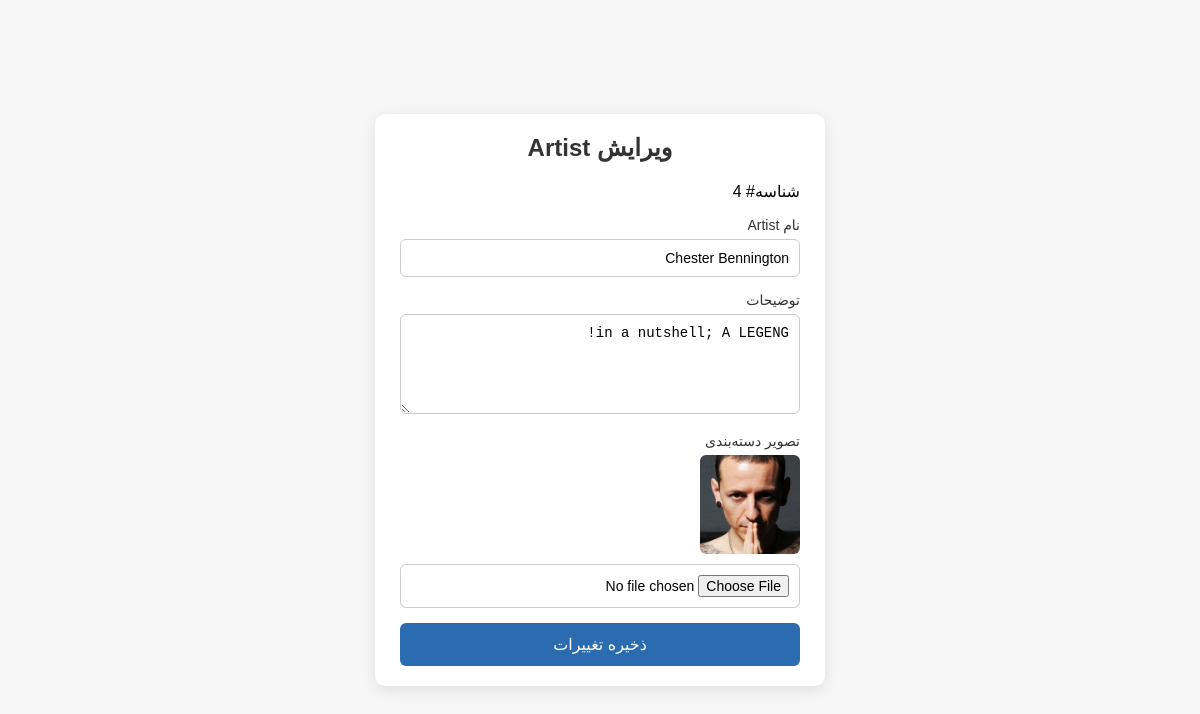
/view/Admin/artists/update.php?id=4, run on the app's committed database.
### tables this page shows
CREATE TABLE `artists` (
  `id` int(11) NOT NULL,
  `name` varchar(255) NOT NULL,
  `description` varchar(255) NOT NULL,
  `img` varchar(255) NOT NULL,
  `created_at` timestamp NOT NULL DEFAULT current_timestamp(),
  `updated_at` timestamp NULL DEFAULT NULL
);

### functions/helpers.php (called while the page is built, shortened)
<?php
function url_get($url , $id){
    return trim(BASE_URL," /"). "/".trim ($url,"/")."?id=$id";
}
function assets($path){
    return trim(BASE_URL," /"). "/public". "/".trim ($path,"/");
}
?>

### view/Admin/artists/update.php (the view, shortened to what this page needs)
<?php
require_once "../../../functions/helpers.php";
require_once "../../../functions/pdo.php";
$id = $_GET['id'];
$artist = $conn->query("SELECT * FROM `artists` WHERE id=$id")->fetch();
?>
<!DOCTYPE html>
<html lang="fa" dir="rtl">
<head>
</head>
<body>
    <div class="card">
        <h2>ویرایش Artist</h2>
        <form method="POST" action="<?= url_get('controller/artists/updateartists.php', $artist['id']) ?>" enctype="multipart/form-data">
            <p>شناسه# <?= $artist['id'] ?></p>
            <label>نام Artist</label>
            <input type="text" name="name" value="<?= $artist['name'] ?>" required>
            <label>توضیحات</label>
            <textarea name="description" required><?= $artist['description'] ?></textarea>
            <label>تصویر دسته‌بندی</label>
            <?php if (!empty($artist['img'])): ?>
                <img src="<?= assets('artists/'.$artist['img']) ?>" alt="Current Image">
            <?php endif; ?>
            <input type="file" name="img" accept="image/*">
            <button type="submit">ذخیره تغییرات</button>
        </form>
    </div>
</body>
</html>

### view/Admin/artists/update.php (style rules this page uses)
body { font-family: Tahoma, sans-serif; background: #f7f7f7; display: flex; justify-content: center; align-items: center; min-height: 100vh; margin: 0; }
.card { background: #fff; padding: 20px 25px; border-radius: 10px; box-shadow: 0 4px 15px rgba(0, 0, 0, 0.1); width: 100%; max-width: 400px; }
h2 { text-align: center; color: #333; margin-top: 0; }
label { display: block; margin-bottom: 6px; color: #333; font-size: 14px; }
input[type="text"], input[type="file"], textarea { width: 100%; padding: 10px; margin-bottom: 15px; border-radius: 6px; border: 1px solid #ccc; box-sizing: border-box; font-size: 14px; }
textarea { resize: vertical; min-height: 100px; }
button { width: 100%; padding: 12px; background: #2b6cb0; color: #fff; font-size: 16px; border: none; border-radius: 6px; cursor: pointer; transition: 0.3s; }
img { display: block; max-width: 100px; margin-bottom: 10px; border-radius: 6px; }

### data on the page
artists: id "4", name "Chester Bennington", description "in a nutshell; A LEGENG!", img (picture)
